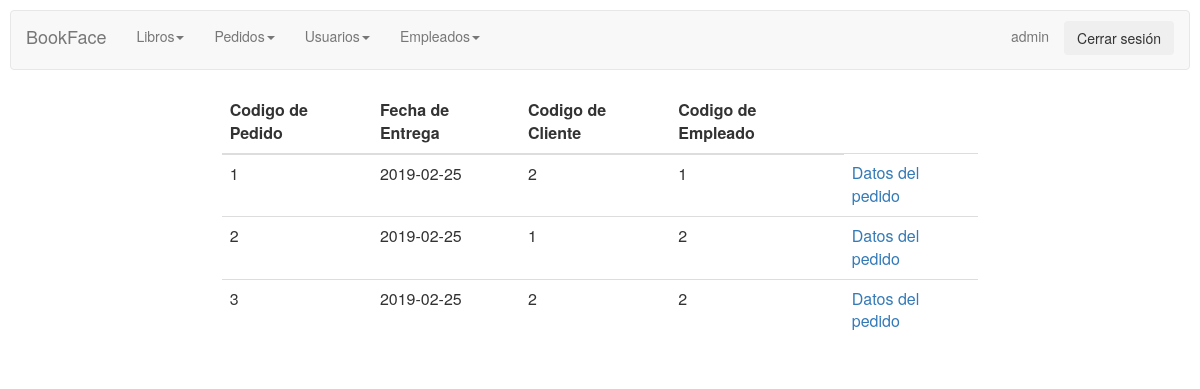
The page /pedidosadmin/mostrarpedidos.php (signed in) on the database as committed earlier.
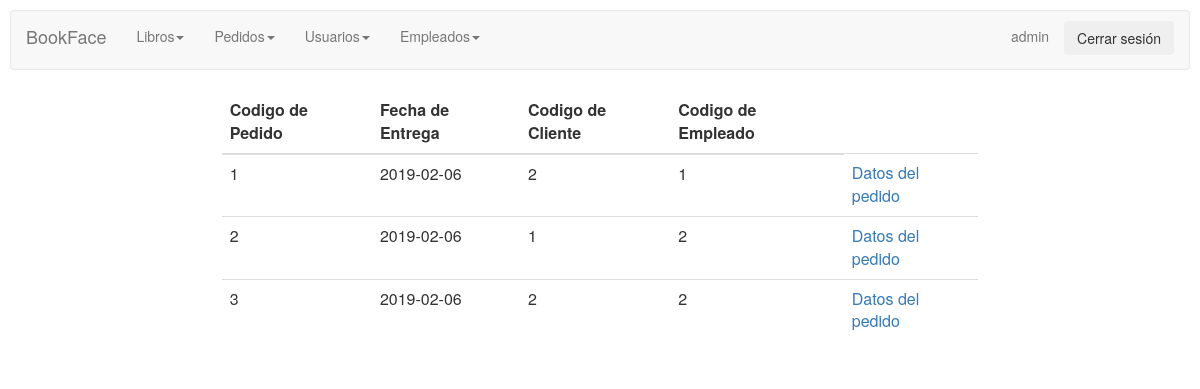
The same page on the database as committed later.
### tables this page shows
CREATE TABLE `pedidos` (
  `codpedido` int(11) NOT NULL AUTO_INCREMENT,
  `fechaentrega` varchar(45) NOT NULL,
  `id` int(11) DEFAULT NULL,
  `codempleado` int(11) DEFAULT NULL,
  PRIMARY KEY (`codpedido`),
  KEY `fk_Pedidos_1_idx` (`id`),
  KEY `fk_Pedidos_2_idx` (`codempleado`),
  CONSTRAINT `fk_Pedidos_1` FOREIGN KEY (`id`) REFERENCES `usuarios` (`id`) ON DELETE NO ACTION ON UPDATE NO ACTION,
  CONSTRAINT `fk_Pedidos_2` FOREIGN KEY (`codempleado`) REFERENCES `empleados` (`codempleado`) ON DELETE NO ACTION ON UPDATE NO ACTION
);

### pedidosadmin/mostrarpedidos.php (the view, shortened to what this page needs)
<html>
<head>
    <link rel="stylesheet" href="../CSS/styles.css">
    <link rel="stylesheet" href="../CSS/menuadmin.css">
</head>
<body>
<?php session_start();
if (isset($_SESSION["user"]) && $_SESSION["user"]=="admin") {
?>
<div class="row">
        <div>
        <?php include_once "../controladmin/menuadmin.php"?>
        </div>
    </div>
    <div class="row">
    <div class="col-md-2"></div>
    <div class="col-md-8">
<?php
$connection = new mysqli("localhost", "root", "123456", "proyecto");
$connection->set_charset("utf8");
if ($result = $connection->query("select * from pedidos;")) {
    echo " <table class='table custab' style='background-color: white; border-radius:10px;'>";
    ?>
    <thead>
      <tr>
        <th>Codigo de Pedido</th>
        <th>Fecha de Entrega</th>
        <th>Codigo de Cliente</th>
        <th>Codigo de Empleado</th>
       </tr>
    </thead>
<?php
    while($obj = $result->fetch_object()) {
        echo "<tr>";
        echo "<td>".$obj->codpedido."</td>";
        echo "<td>".$obj->fechaentrega."</td>";
        echo "<td>".$obj->id."</td>";
        echo "<td>".$obj->codempleado."</td>";
        echo "<td><a href='pedido.php?cod=$obj->codpedido'>Datos del pedido</a></td>";
        echo "</tr>";
    }
}
} else {
    session_destroy();
    header("Location: ../login.php");
  }
?>
</div>
    <div class="col-md-2"></div>
    </div>
</body>
</html>

Rows that differ between the two databases and show on the page:
changed pedidos id 1: fechaentrega "2019-02-25" → "2019-02-06"
changed pedidos id 2: fechaentrega "2019-02-25" → "2019-02-06"
changed pedidos id 3: fechaentrega "2019-02-25" → "2019-02-06"
